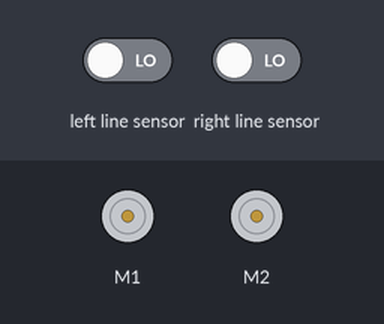
Simulated run of this program. Board: BBC micro:bit (MakeCode). Parts: 2 × DC motor (green arrow = forward, orange = backward, longer = faster). The inputs (shaded band) are chosen by the test bench; at power-on: left line sensor LOW, right line sensor LOW.

Above: at 1.4 s.
1.5 s: left line sensor driven HIGH
At 1.8 s:
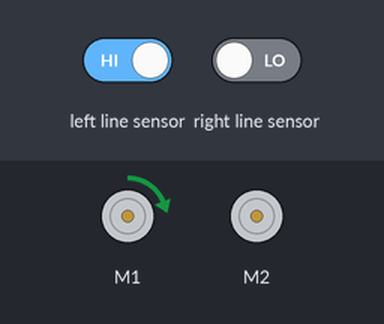
3.0 s: left line sensor driven LOW
At 4.1 s:
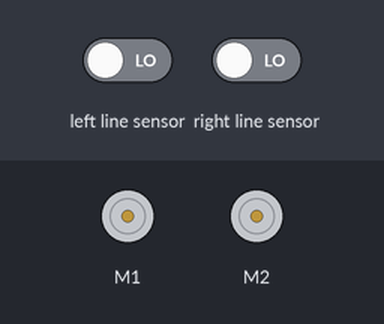
4.5 s: right line sensor driven HIGH
At 5.3 s:
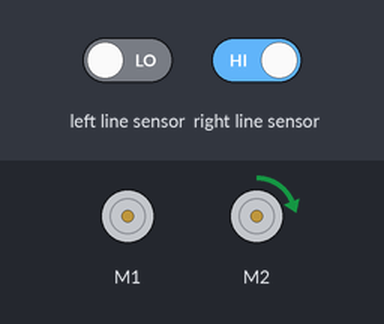
6.0 s: right line sensor driven LOW
At 6.5 s:
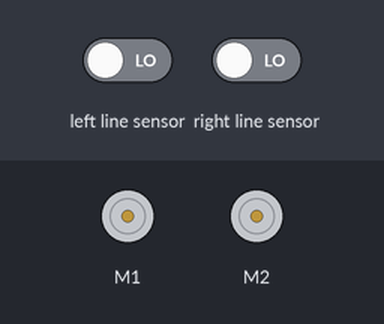
Timing chart, 0 to 8.5 s (numbered marks = the images above; inputs shaded):
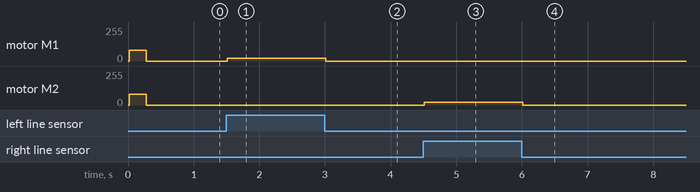

Measured:
- after the input at 1.5 s, motor M1: stopped → forward 20/255 at once
- after the input at 3.0 s, motor M1: forward 20/255 → stopped at once
- after the input at 4.5 s, motor M2: stopped → forward 20/255 at once
- after the input at 6.0 s, motor M2: forward 20/255 → stopped at once

The program:

main.ts
```typescript
maqueen.motorRun(maqueen.Motors.All, maqueen.Dir.CW, 80)
basic.pause(275)
maqueen.motorStop(maqueen.Motors.All)
basic.forever(function () {
    if (maqueen.readPatrol(maqueen.Patrol.PatrolLeft) == 1 && maqueen.readPatrol(maqueen.Patrol.PatrolRight) == 1) {
        maqueen.motorRun(maqueen.Motors.M2, maqueen.Dir.CW, 0)
    } else {
        if (maqueen.readPatrol(maqueen.Patrol.PatrolLeft) == 1) {
            maqueen.motorRun(maqueen.Motors.M1, maqueen.Dir.CW, 20)
        } else {
            maqueen.motorRun(maqueen.Motors.M1, maqueen.Dir.CW, 0)
        }
        if (maqueen.readPatrol(maqueen.Patrol.PatrolRight) == 1) {
            maqueen.motorRun(maqueen.Motors.M2, maqueen.Dir.CW, 20)
        } else {
            maqueen.motorRun(maqueen.Motors.M2, maqueen.Dir.CW, 0)
        }
    }
    if (maqueen.readPatrol(maqueen.Patrol.PatrolLeft) == 0 && maqueen.readPatrol(maqueen.Patrol.PatrolRight) == 0) {

    }
})
```

test.ts
```typescript
// aquí va el archivo "tests"; esto no se compilará cuando este paquete se utilice como una extensión.
```
